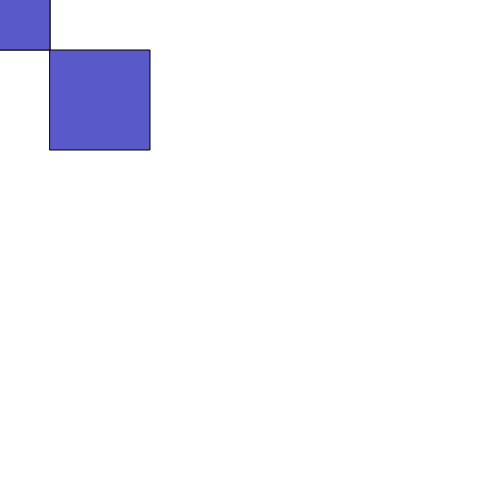
Frame 1 (no input)
Frame 60 (no input): identical to frame 1, image omitted
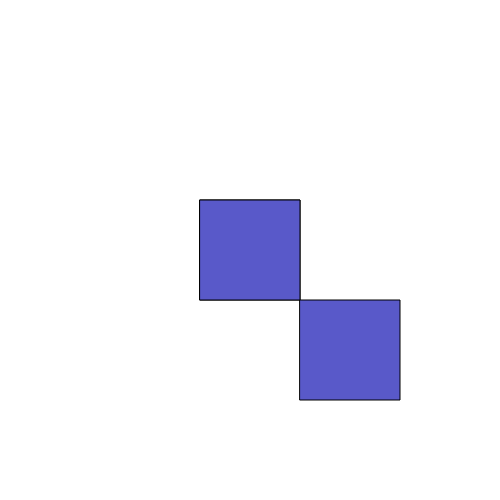
Frame 120 (the mouse pressed at the canvas centre since frame 60)

The p5.js sketch that drew these frames (run headless with seeded random() and noise() and a simulated clock; from frame 60 on, the mouse is pressed at the canvas centre):

// p5.js sketch
// ── sketch.js
function setup() {
    createCanvas(500, 500);
}

function draw() {
background(255);
fill(89,89,201);
rectMode(CENTER);
square(mouseX,mouseY,100);

//second square
rectMode(CORNER);
square(mouseX+50,mouseY +50,100);

//third square
square(mouseX -50,mouseY-50,-100);



}
